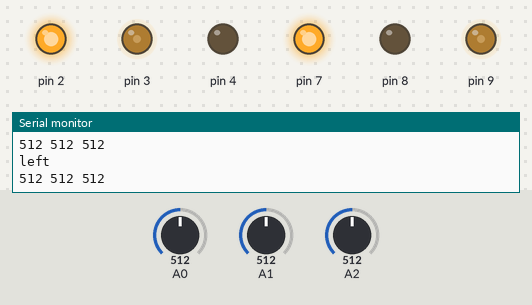
Simulated run of this sketch. Board: Arduino Uno, built with avr-gcc and run on an emulated ATmega328P. On the bench: output pins drawn as LEDs (lit = HIGH), the last lines printed to the serial monitor. The inputs (shaded band) are chosen by the test bench; at power-on: A0 = 512, A1 = 512, A2 = 512.

Above: at 2.2 s.
2.3 s: A0 set to 484
At 3.4 s:
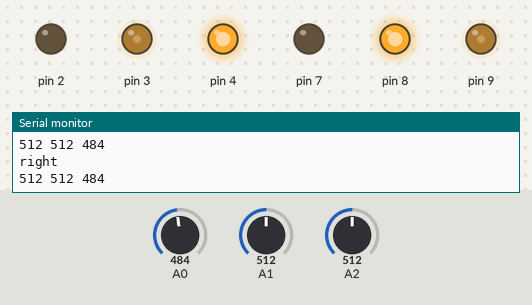
3.8 s: A1 set to 984
5.3 s: A1 set to 1018
8.3 s: A2 set to 109
11.3 s: A2 set to 89
14.3 s: A0 set to 511
At 15.4 s:
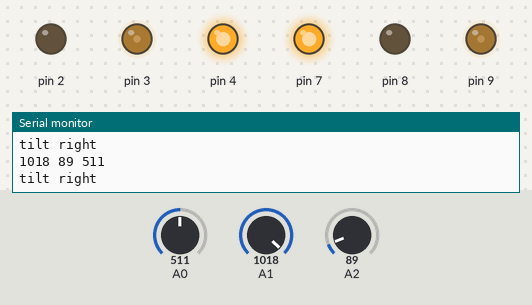
Timing chart, 0 to 16.8 s (numbered marks = the images above; inputs shaded):
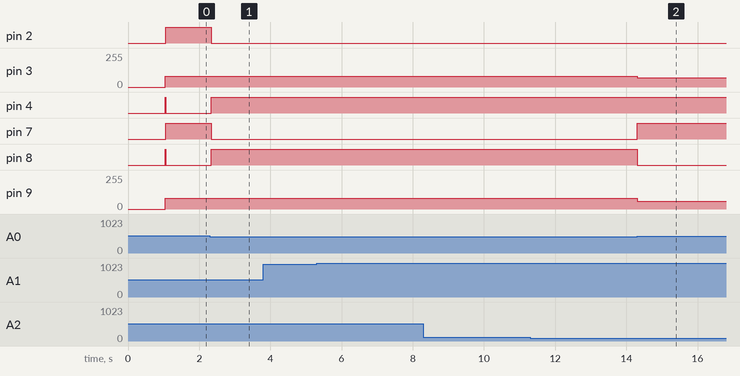

The sketch:

movement_control_v3.ino
```cpp
// runs a motor
struct Motor {
  // control (power) pin, out1 point and out2 pin (for directions)
  int ctl, out1, out2;

  // sets up the relevant pins
  Motor(int ctl, int out1, int out2) {
    this->ctl = ctl;
    this->out1 = out1;
    this->out2 = out2;

    pinMode(ctl, OUTPUT);
    pinMode(out1, OUTPUT);
    pinMode(out2, OUTPUT);
  }

  // moves the motor forward with [power] power
  void forward(int power){
    if(power < 0){
      backward(-power);
      return;
    }
    // write power needed to control
    analogWrite(ctl, power);

    // set the direction
    digitalWrite(out1, HIGH);
    digitalWrite(out2, LOW);
  }

  // move the motor backwrad with [power] power
  void backward(int power){
    if(power < 0){
      forward(-power);
      return;
    }
    // write power needed to ctl pin
    analogWrite(ctl, power);

    // set the direction
    digitalWrite(out1, LOW);
    digitalWrite(out2, HIGH);
  }

  // stops the motor
  void stop(){
    digitalWrite(ctl, LOW);
    digitalWrite(out1, LOW);
    digitalWrite(out2, LOW);
  }
};

// A drivetrain configuring both motors
struct Drivetrain {
  // left and right motors
  Motor left, right;

  // class constructor
  Drivetrain(Motor& left, Motor& right): left(left), right(right) {}

  // stops the drivetrain
  void stop(){
    left.stop();
    right.stop();
  }

  void drive(int lef, int rig){
    left.forward(lef);
    right.forward(rig);
  }
};

struct PhotoResistor{
  const static int NUM_RECORD = 2, RECORD_DELAY = 5;
  int pin;
  int threshold;
  int prev[NUM_RECORD];
  int lasRecord;

  long threshSum, readings;
  PhotoResistor(int pin, int threshold){
    this->pin = pin;
    this->lasRecord = 0;
    this->threshSum = 0;
    this->readings = 0;
    this->threshold = threshold;

    pinMode(pin, INPUT);
  }

  void threshRead(){
    threshSum += analogRead(pin);
    readings += 1;
    threshold = threshSum / readings - 20;
  }

  int read(){
    if(millis() - lasRecord > RECORD_DELAY){
      for(int i = 0; i < NUM_RECORD - 1; ++i) prev[i] = prev[i + 1];
      prev[NUM_RECORD - 1] = analogRead(pin);
      lasRecord = millis();
    }
    int tot = 0;
    for(int i : prev) tot += i;
    return tot / NUM_RECORD;
  }

  bool triggered(){
    return read() >= threshold;
  }
};

Motor left(3, 4, 2);
Motor right(9, 7, 8);
// the chassis' drivetrain
Drivetrain drivetrain(left, right);
PhotoResistor leftRes(A1, 55), centerRes(A2, 55), rightRes(A0, 55);

void printLights(){
  Serial.print(leftRes.read());
  Serial.print(" ");
  Serial.print(centerRes.read());
  Serial.print(" ");
  Serial.println(rightRes.read());
}

void setup(){
  Serial.begin(9600);

  for(int i = 0; i < 100; i++){
    leftRes.threshRead();
    centerRes.threshRead();
    rightRes.threshRead();
    delay(10);
  }
}

int TURN = 80, FORWARD_FAST = 70, FORWARD_SLOW = 60;
const int CHANGE_DELAY = 0;
int lasTurn = 0; // -1 for left, 1 for right, 0 for neither
int turnStart = 0;
void loop() {
  printLights();
  if(centerRes.triggered() && leftRes.triggered() && rightRes.triggered()){
    if(lasTurn != 1 || millis() - turnStart >= CHANGE_DELAY){
      drivetrain.drive(-TURN, TURN);
      if(lasTurn != -1) turnStart = millis();
      lasTurn = -1;
    }
    Serial.println("left");
  } else if(!rightRes.triggered()){
    drivetrain.drive(TURN, -TURN);
    if(lasTurn != -1 || millis() - turnStart >= CHANGE_DELAY){
      drivetrain.drive(TURN, -TURN);
      if(lasTurn != 1) turnStart = millis();
      lasTurn = 1;
    }
    Serial.println("right");
  } else if(leftRes.triggered()){
    drivetrain.drive(FORWARD_FAST, FORWARD_SLOW);
    Serial.println("tilt right");
  } else if(centerRes.triggered()){
    drivetrain.drive(FORWARD_SLOW, FORWARD_FAST);
    Serial.println("tilt left");
  } else {
    drivetrain.drive(FORWARD_FAST, FORWARD_FAST);
    Serial.println("forward");
  }
  delay(10);
}
```

Measured:
- the behaviour switches between 492 and 491 on A0 (found by bisection; images 0 and 1)
- after the input at 2.3 s, pin 2, pin 7: HIGH → LOW at once; pin 4, pin 8: LOW → HIGH at once
- after the input at 14.3 s, pin 3: 80/255 → 70/255 at once; pin 7: LOW → HIGH at once; pin 8: HIGH → LOW at once; pin 9: 80/255 → 60/255 at once
